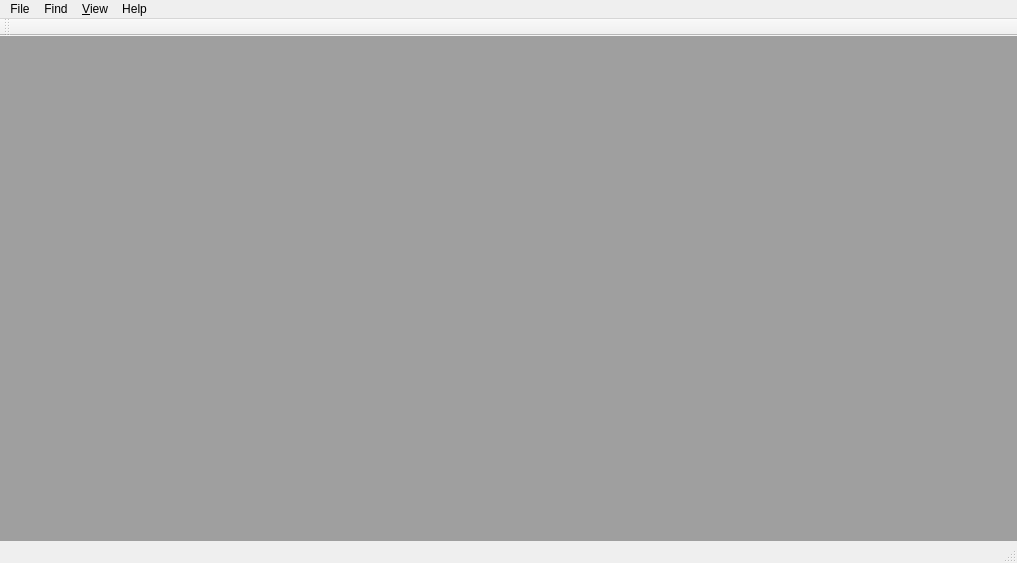
<?xml version="1.0" encoding="UTF-8"?>
<ui version="4.0">
 <class>MainWindow</class>
 <widget class="QMainWindow" name="MainWindow">
  <property name="geometry">
   <rect>
    <x>0</x>
    <y>0</y>
    <width>1017</width>
    <height>563</height>
   </rect>
  </property>
  <property name="sizePolicy">
   <sizepolicy hsizetype="Preferred" vsizetype="Preferred">
    <horstretch>0</horstretch>
    <verstretch>0</verstretch>
   </sizepolicy>
  </property>
  <property name="windowTitle">
   <string>LogViewer</string>
  </property>
  <property name="locale">
   <locale language="English" country="UnitedStates"/>
  </property>
  <property name="toolButtonStyle">
   <enum>Qt::ToolButtonIconOnly</enum>
  </property>
  <property name="animated">
   <bool>false</bool>
  </property>
  <property name="tabShape">
   <enum>QTabWidget::Triangular</enum>
  </property>
  <widget class="QWidget" name="centralwidget">
   <property name="sizePolicy">
    <sizepolicy hsizetype="Preferred" vsizetype="Preferred">
     <horstretch>0</horstretch>
     <verstretch>0</verstretch>
    </sizepolicy>
   </property>
   <layout class="QHBoxLayout" name="horizontalLayout">
    <property name="leftMargin">
     <number>0</number>
    </property>
    <property name="topMargin">
     <number>0</number>
    </property>
    <property name="rightMargin">
     <number>0</number>
    </property>
    <property name="bottomMargin">
     <number>0</number>
    </property>
    <item>
     <widget class="QMdiArea" name="mdiArea">
      <property name="sizePolicy">
       <sizepolicy hsizetype="Preferred" vsizetype="Preferred">
        <horstretch>0</horstretch>
        <verstretch>0</verstretch>
       </sizepolicy>
      </property>
      <property name="autoFillBackground">
       <bool>true</bool>
      </property>
      <property name="frameShadow">
       <enum>QFrame::Plain</enum>
      </property>
      <property name="lineWidth">
       <number>0</number>
      </property>
      <property name="verticalScrollBarPolicy">
       <enum>Qt::ScrollBarAsNeeded</enum>
      </property>
      <property name="horizontalScrollBarPolicy">
       <enum>Qt::ScrollBarAsNeeded</enum>
      </property>
      <property name="viewMode">
       <enum>QMdiArea::TabbedView</enum>
      </property>
      <property name="documentMode">
       <bool>true</bool>
      </property>
      <property name="tabsClosable">
       <bool>true</bool>
      </property>
      <property name="tabsMovable">
       <bool>true</bool>
      </property>
      <property name="tabShape">
       <enum>QTabWidget::Triangular</enum>
      </property>
      <property name="tabPosition">
       <enum>QTabWidget::North</enum>
      </property>
     </widget>
    </item>
   </layout>
  </widget>
  <widget class="QMenuBar" name="menubar">
   <property name="geometry">
    <rect>
     <x>0</x>
     <y>0</y>
     <width>1017</width>
     <height>21</height>
    </rect>
   </property>
   <property name="nativeMenuBar">
    <bool>false</bool>
   </property>
   <widget class="QMenu" name="menuFile">
    <property name="title">
     <string>File</string>
    </property>
    <widget class="QMenu" name="menuOpen">
     <property name="title">
      <string>Open</string>
     </property>
    </widget>
    <addaction name="menuOpen"/>
    <addaction name="actionClose"/>
    <addaction name="actionSave_Desktop"/>
    <addaction name="separator"/>
    <addaction name="actionSettings"/>
    <addaction name="actionExit"/>
   </widget>
   <widget class="QMenu" name="menuHelp">
    <property name="title">
     <string>Help</string>
    </property>
    <addaction name="actionAbout"/>
   </widget>
   <widget class="QMenu" name="menu_View">
    <property name="title">
     <string>&amp;View</string>
    </property>
    <addaction name="actionFollowMode"/>
    <addaction name="separator"/>
    <addaction name="actionCascade"/>
    <addaction name="actionTile"/>
    <addaction name="actionTabbed"/>
   </widget>
   <widget class="QMenu" name="menuFind">
    <property name="title">
     <string>Find</string>
    </property>
    <addaction name="actionFind"/>
   </widget>
   <addaction name="menuFile"/>
   <addaction name="menuFind"/>
   <addaction name="menu_View"/>
   <addaction name="menuHelp"/>
  </widget>
  <widget class="QStatusBar" name="statusbar"/>
  <widget class="QToolBar" name="toolBar">
   <property name="windowTitle">
    <string>toolBar</string>
   </property>
   <attribute name="toolBarArea">
    <enum>TopToolBarArea</enum>
   </attribute>
   <attribute name="toolBarBreak">
    <bool>false</bool>
   </attribute>
  </widget>
  <action name="actionOpen">
   <property name="icon">
    <iconset>
     <normaloff>../../../../../Users/Helmut/.designer/backup/LogViewer.ico</normaloff>../../../../../Users/Helmut/.designer/backup/LogViewer.ico</iconset>
   </property>
   <property name="text">
    <string>&amp;Open</string>
   </property>
  </action>
  <action name="actionClose">
   <property name="text">
    <string>Close</string>
   </property>
  </action>
  <action name="actionSettings">
   <property name="text">
    <string>Settings</string>
   </property>
   <property name="shortcut">
    <string>Alt+S</string>
   </property>
  </action>
  <action name="actionExit">
   <property name="text">
    <string>Exit</string>
   </property>
  </action>
  <action name="actionAbout">
   <property name="text">
    <string>About</string>
   </property>
  </action>
  <action name="actionFollowMode">
   <property name="checkable">
    <bool>true</bool>
   </property>
   <property name="checked">
    <bool>false</bool>
   </property>
   <property name="text">
    <string>FollowMode</string>
   </property>
   <property name="whatsThis">
    <string>follow new log entries</string>
   </property>
   <property name="shortcut">
    <string>F</string>
   </property>
  </action>
  <action name="actionCascade">
   <property name="text">
    <string>Cascade</string>
   </property>
  </action>
  <action name="actionTile">
   <property name="text">
    <string>Tile</string>
   </property>
  </action>
  <action name="actionFind">
   <property name="text">
    <string>Find</string>
   </property>
   <property name="shortcut">
    <string>Ctrl+F</string>
   </property>
  </action>
  <action name="actionSave_Desktop">
   <property name="text">
    <string>Save Desktop</string>
   </property>
  </action>
  <action name="actionDatabase_Log">
   <property name="text">
    <string>Database Log</string>
   </property>
   <property name="toolTip">
    <string>open a database based log</string>
   </property>
  </action>
  <action name="actionFile_Log">
   <property name="text">
    <string>File Log</string>
   </property>
  </action>
  <action name="actionTabbed">
   <property name="checkable">
    <bool>true</bool>
   </property>
   <property name="text">
    <string>Tabbed</string>
   </property>
  </action>
  <action name="actionLogstash">
   <property name="text">
    <string>Logstash</string>
   </property>
  </action>
 </widget>
 <layoutdefault spacing="6" margin="11"/>
 <resources/>
 <connections>
  <connection>
   <sender>actionCascade</sender>
   <signal>triggered()</signal>
   <receiver>mdiArea</receiver>
   <slot>cascadeSubWindows()</slot>
   <hints>
    <hint type="sourcelabel">
     <x>-1</x>
     <y>-1</y>
    </hint>
    <hint type="destinationlabel">
     <x>508</x>
     <y>93</y>
    </hint>
   </hints>
  </connection>
  <connection>
   <sender>actionTile</sender>
   <signal>triggered()</signal>
   <receiver>mdiArea</receiver>
   <slot>tileSubWindows()</slot>
   <hints>
    <hint type="sourcelabel">
     <x>-1</x>
     <y>-1</y>
    </hint>
    <hint type="destinationlabel">
     <x>405</x>
     <y>300</y>
    </hint>
   </hints>
  </connection>
 </connections>
</ui>
